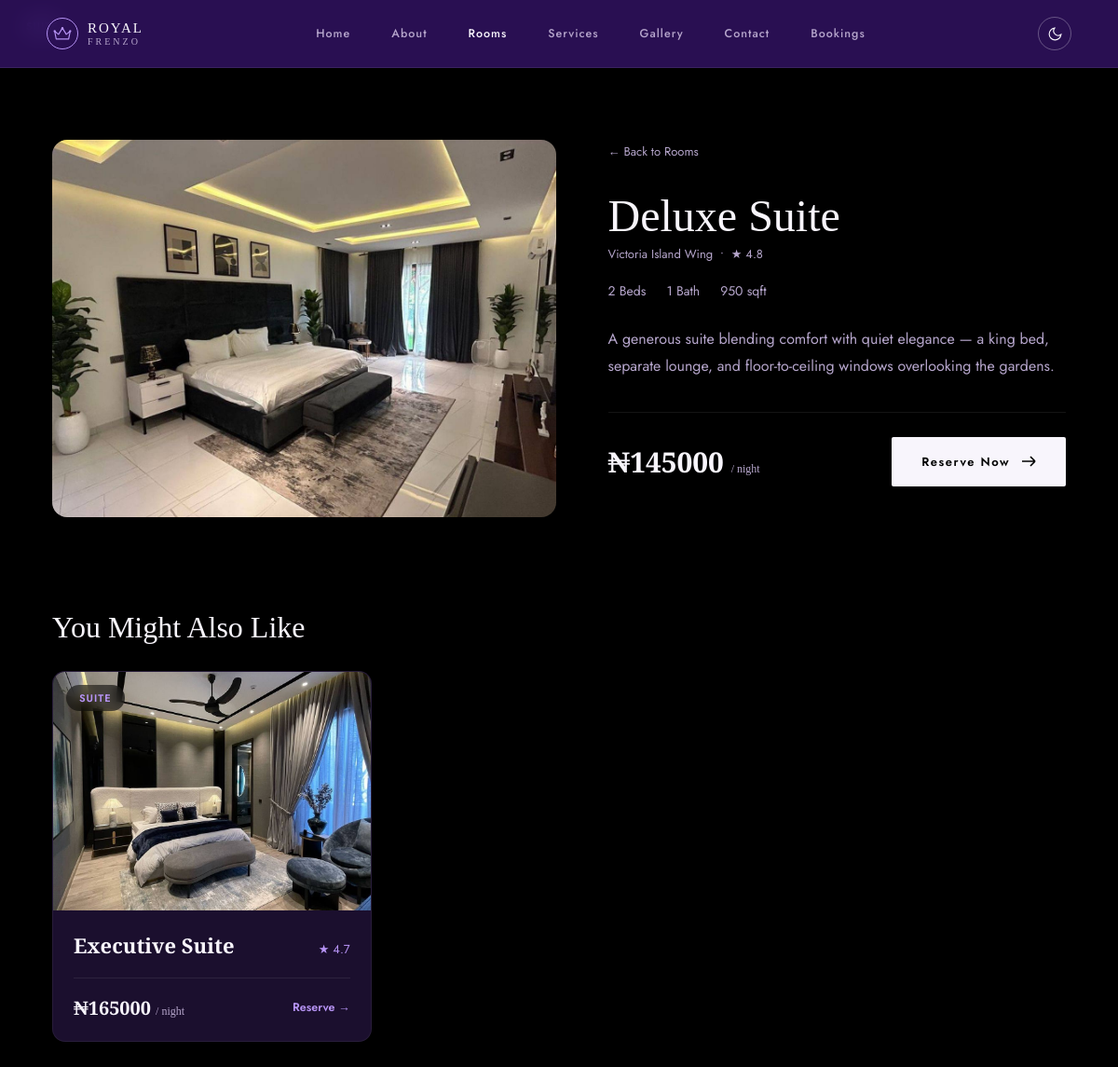
The app's page /room/deluxe-suite/ with its own data.
### core/models.py (models this page shows, shortened)
class Room(models.Model):
    CATEGORY_CHOICES = [
        ('suite', 'Suite'),
        ('penthouse', 'Penthouse'),
        ('studio', 'Studio'),
    ]
    name = models.CharField(max_length=120)
    slug = models.SlugField(max_length=140, unique=True)
    category = models.CharField(max_length=20, choices=CATEGORY_CHOICES)
    location = models.CharField(max_length=150, blank=True)
    price_per_night = models.DecimalField(max_digits=10, decimal_places=2)
    beds = models.PositiveSmallIntegerField(default=1)
    baths = models.PositiveSmallIntegerField(default=1)
    sqft = models.PositiveIntegerField(default=0)
    rating = models.DecimalField(max_digits=2, decimal_places=1, default=4.8)
    short_description = models.CharField(max_length=200, blank=True)
    description = models.TextField(blank=True)
    image = models.ImageField(upload_to='rooms/', blank=True, null=True)
    is_featured = models.BooleanField(default=False)
    created_at = models.DateTimeField(auto_now_add=True)
    class Meta:
        ordering = ['-is_featured', 'name']
    def get_absolute_url(self):
        return reverse('core:room_detail', kwargs={'slug': self.slug})

### core/views.py (the view)
# urls.py: path('room/<slug:slug>/', views.room_detail, name='room_detail'),
def room_detail(request, slug):
    room = get_object_or_404(Room, slug=slug)
    related_rooms = Room.objects.exclude(slug=slug).filter(category=room.category)[:3]
    return render(request, 'room_detail.html', {'room': room, 'related_rooms': related_rooms})

### core/templates/room_detail.html (shortened to what this page needs)
{% extends "base.html" %}
{% load static %}
{% block content %}
{% include "_navbar.html" with active_page="rooms" %}
<section class="room-detail">
  <div class="room-detail-media">
    {% if room.image %}
      <img src="{{ room.image.url }}" alt="{{ room.name }}">
    {% else %}
      <div class="room-card-placeholder large"></div>
    {% endif %}
  </div>
  <div class="room-detail-body">
    <a href="{% url 'core:room_list' %}" class="back-link">← Back to Rooms</a>
    <span class="room-tag">{{ room.get_category_display }}</span>
    <h1 class="room-detail-title">{{ room.name }}</h1>
    <p class="room-location">{{ room.location }} &nbsp;•&nbsp; ★ {{ room.rating }}</p>
    <div class="room-specs large">
      <span>{{ room.beds }} Beds</span>
      <span>{{ room.baths }} Bath</span>
      <span>{{ room.sqft }} sqft</span>
    </div>
    <p class="room-detail-desc">
      {{ room.description|default:room.short_description }}
    </p>
    <div class="room-detail-footer">
      <div class="room-price large">₦{{ room.price_per_night|floatformat:0 }} <span>/ night</span></div>
      <a href="{% url 'core:booking_create' room.slug %}" class="btn-primary">Reserve Now
        <svg width="16" height="12" viewBox="0 0 16 12" fill="none"><path d="M1 6H15M15 6L10 1M15 6L10 11" stroke="currentColor" stroke-width="1.6"/></svg>
      </a>
    </div>
  </div>
</section>
{% if related_rooms %}
<section class="related-rooms">
  <h2>You Might Also Like</h2>
  <div class="room-grid">
    {% for r in related_rooms %}
      <a href="{{ r.get_absolute_url }}" class="room-card">
        <div class="room-card-media">
          {% if r.image %}
            <img src="{{ r.image.url }}" alt="{{ r.name }}">
          {% else %}
            <div class="room-card-placeholder"></div>
          {% endif %}
          <span class="room-tag">{{ r.get_category_display }}</span>
        </div>
        <div class="room-card-body">
          <div class="room-card-top">
            <h3>{{ r.name }}</h3>
            <span class="room-rating">★ {{ r.rating }}</span>
          </div>
          <div class="room-card-footer">
            <div class="room-price">₦{{ r.price_per_night|floatformat:0 }} <span>/ night</span></div>
            <span class="btn-reserve">Reserve →</span>
          </div>
        </div>
      </a>
    {% endfor %}
  </div>
</section>
{% endif %}
{% endblock %}

### core/templates/base.html (shortened to what this page needs)
<!DOCTYPE html>
<html lang="en">
<head>
{% load static %}
<link rel="stylesheet" href="{% static 'css/style.css' %}">
</head>
<body>
    {% load static %}
{% block content %}{% endblock %}
</body>
</html>

### core/templates/_navbar.html (shortened to what this page needs)
{% load static %}
<header class="site-header">
  <nav class="navbar">
    <a href="{% url 'core:home' %}" class="logo">
      <span class="logo-mark">
      </span>
      <span class="logo-text">ROYAL<span>FRENZO</span></span>
    </a>
    <ul  class="nav-links" id="navLinks">
      <li><a href="{% url 'core:home' %}" class="{% if active_page == 'index' %}active{% endif %}">Home</a></li>
      <li><a href="#about">About</a></li>
      <li><a href="{% url 'core:room_list' %}" class="{% if active_page == 'rooms' %}active{% endif %}">Rooms</a></li>
      <li><a href="#services">Services</a></li>
      <li><a href="#gallery">Gallery</a></li>
      <li><a href="#contact">Contact</a></li>
      <li><a href="{% url 'core:room_list' %}">Bookings</a></li>
    </ul>
    <div class="navbar-actions">
      <button class="theme-toggle" id="themeToggle" aria-label="Toggle light and dark mode">
        <svg class="icon-moon" width="17" height="17" viewBox="0 0 24 24" fill="none"><path d="M21 12.8A9 9 0 1 1 11.2 3a7 7 0 0 0 9.8 9.8Z" stroke="currentColor" stroke-width="1.6"/></svg>
      </button>
    </div>
  </nav>
</header>

### records on screen
Room: image (picture), name "Deluxe Suite", location "Victoria Island Wing", rating "4.8", beds "2", baths "1", sqft "950", description "A generous suite blending comfort with quiet elegance — a king bed, separate lounge, and floor-to-ceiling windows overlooking the gardens.", price_per_night "145000"
Room: image (picture), category "SUITE", name "Executive Suite", rating "4.7", price_per_night "165000"
